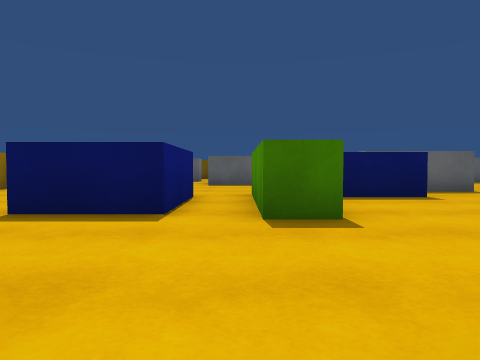
View 1 (above)

23 first-person views from a walk through a 3-D level made in the Unity game engine. The camera is 0.58 m above the floor, tilts 2° down and sees 70° across. The floor is counted in squares, 1 m on a side. Each view is taken from the middle of a square. On the plan, view 1 faces up. The plan holds only what a view shows up to about 9 squares ahead; the rest is blank. The player is left out. Surface patterns are stand-ins for the level's own textures.

View 2
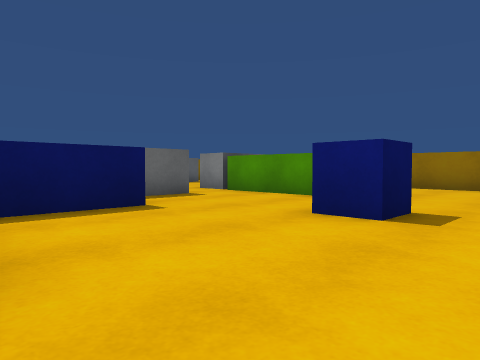

View 3
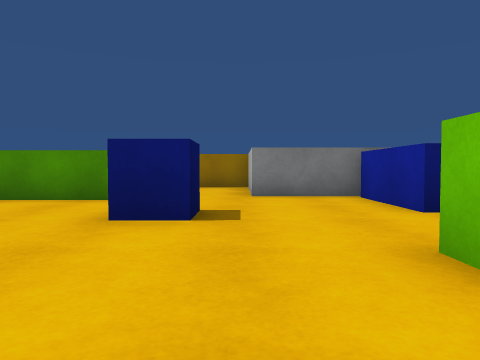

View 4
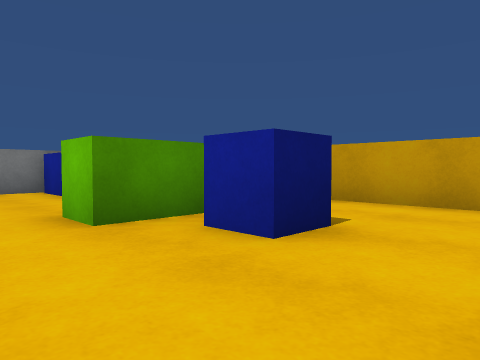

View 5
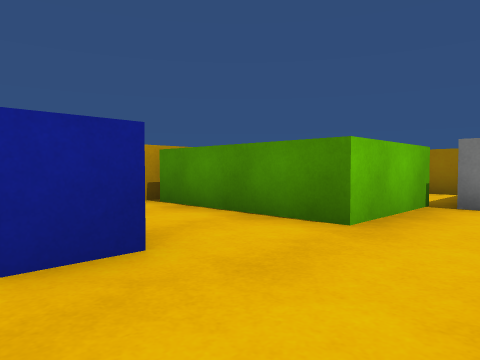

View 6
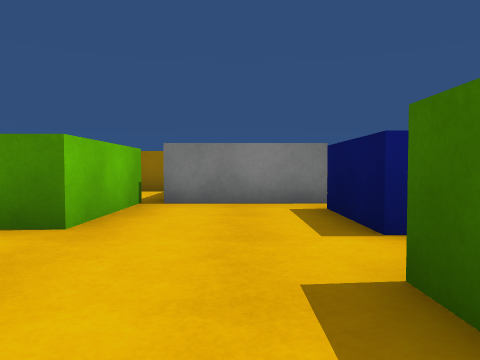

View 7
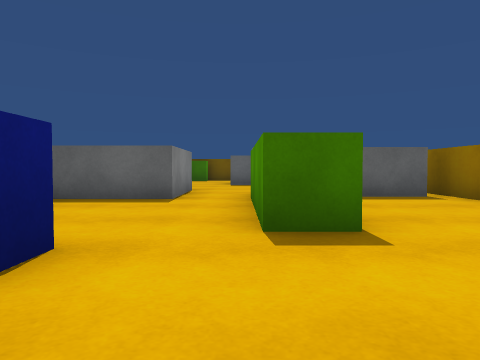

View 8
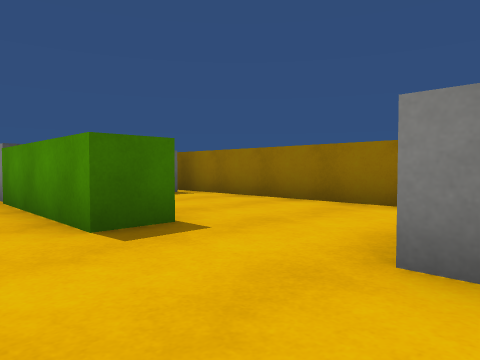

View 9
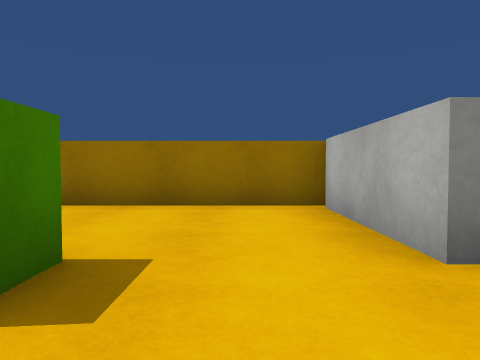

View 10
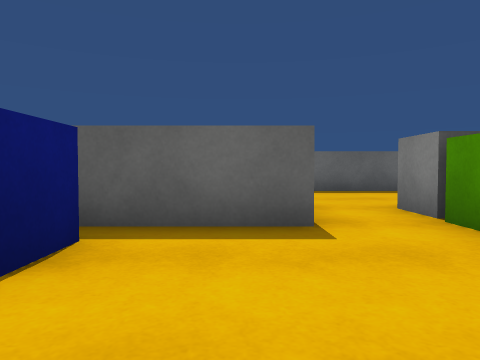

View 11
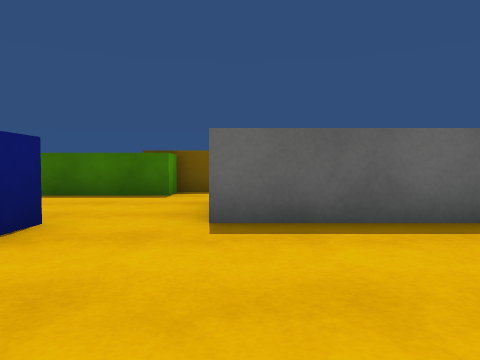

View 12
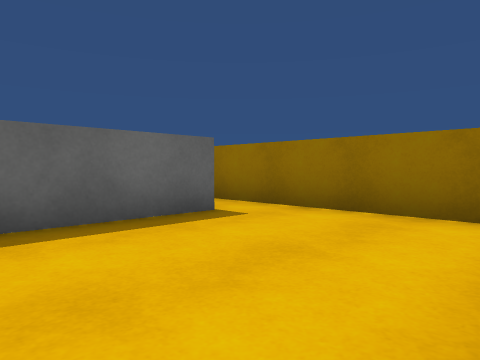

View 13
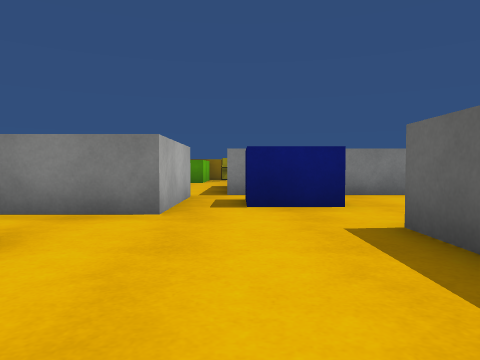

View 14
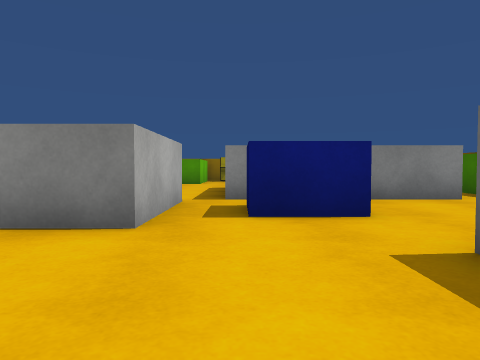

View 15
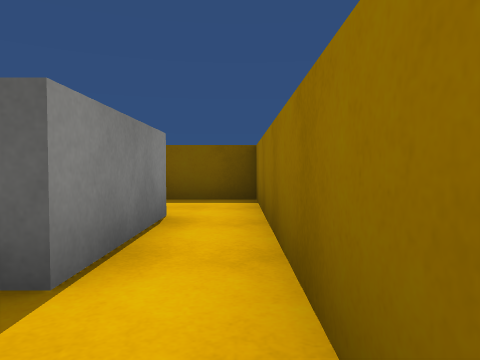

View 16
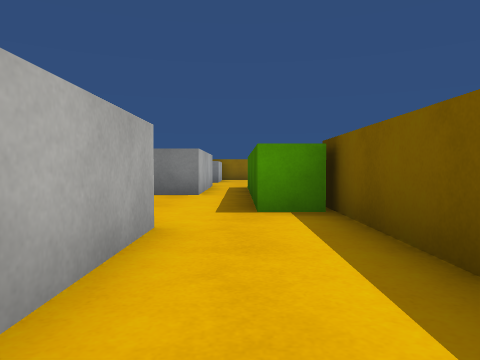

View 17
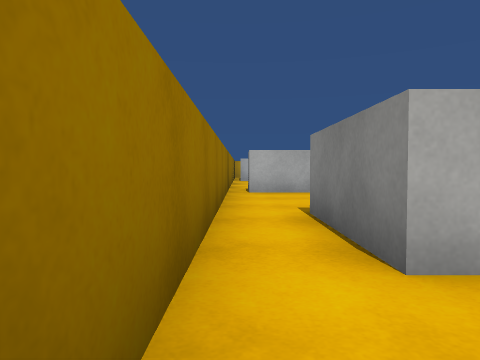

View 18
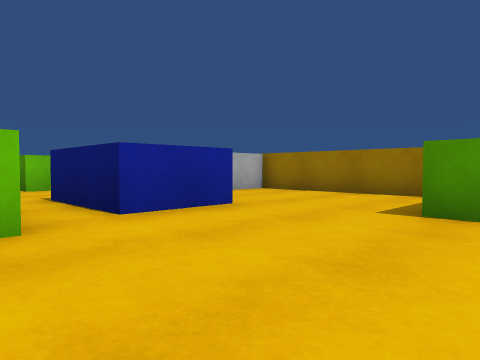

View 19
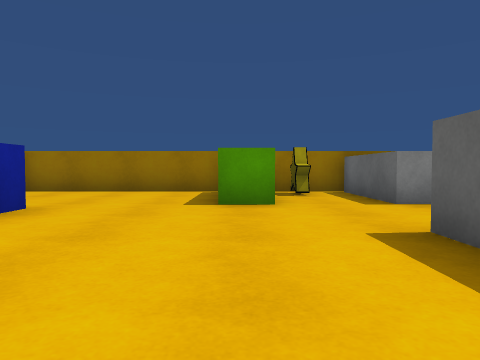

View 20
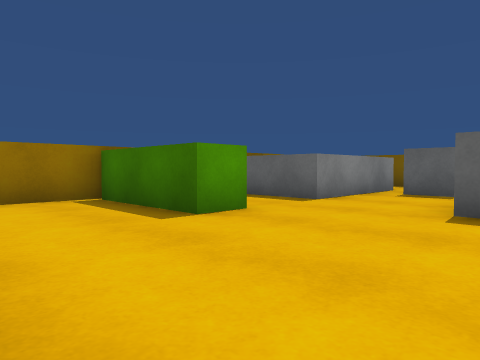

View 21
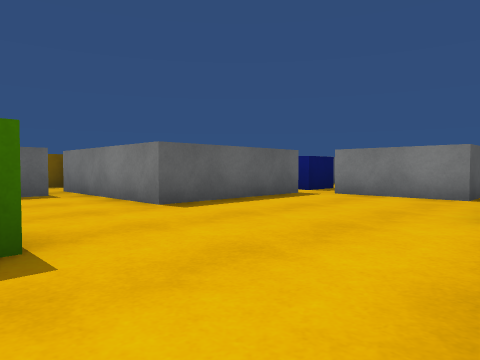

View 22
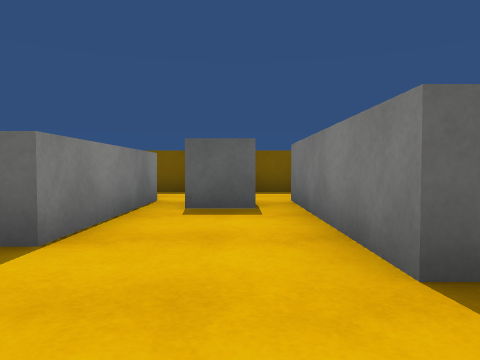

View 23
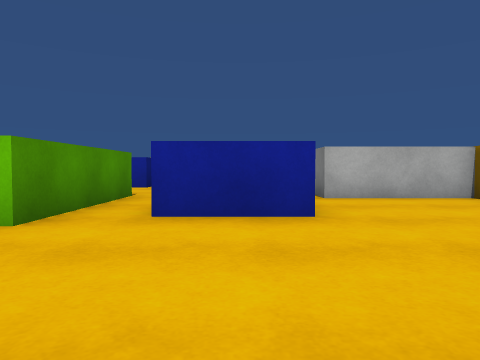

### Floor plan
Ten units are one square. View 1 is at (0, 0); x grows to the right and y downward. Boxes are objects, and circles mark ways between rooms. Rooms are numbered by the first view taken in them; rooms with no view inside come last. Other rooms are left out.
<svg viewBox="-70 -188 189 218">
<path fill="none" stroke="#000" d="M12 -39 3 -39 3 -76M24 -1 24 -16 34 -16M54 -6 80 -6 80 -28M-9 -69 -9 -42 -30 -42M81 -51 72 -51 72 -88M-35 -44 -35 -18M-38 -14 -12 -14 -12 22M57 -110 57 -84 31 -84M-15 25 23 25M92 -99 109 -99M72 -89 72 -100M31 -110 57 -110M101 -162 101 -136 66 -136M55 -172 9 -172M27 -162 27 -142M113 -96 113 -165M66 -162 101 -162M55 -182 55 -172M114 -183 49 -183M113 -165 113 -180M-35 -106 -35 -97M-35 -162 -35 -125 -62 -125M-65 -126 -65 -101M28 -117 -11 -117 -11 -161M31 -84 31 -110M-32 -183 -40 -183M-30 -69 -9 -69M-35 -97 -62 -97M-65 -101 -65 -44 -35 -44"/>
<rect x="5" y="-15" width="10" height="20" fill="#bbb"><title>blue cube</title></rect>
<rect x="15" y="-75" width="20" height="10" fill="#bbb"><title>blue block</title></rect>
<rect x="45" y="-45" width="10" height="10" fill="#bbb"><title>blue cube</title></rect>
<rect x="35" y="-135" width="20" height="20" fill="#bbb"><title>blue block</title></rect>
<rect x="-65" y="-115" width="10" height="10" fill="#bbb"><title>other object</title></rect>
<rect x="-35" y="-165" width="20" height="20" fill="#bbb"><title>cube</title></rect>
<circle cx="60" cy="-95" r="3" fill="#2a7"/>
<circle cx="10" cy="-80" r="3" fill="#2a7"/>
<circle cx="110" cy="-160" r="3" fill="#2a7"/>
<circle cx="60" cy="-160" r="3" fill="#2a7"/>
<circle cx="-30" cy="-83" r="3" fill="#2a7"/>
<text x="30" y="-40">1</text>
<text x="70" y="-130">2</text>
<text x="80" y="-180">3</text>
<text x="-20" y="-120">4</text>
<text x="-50" y="-70">5</text>
</svg>
Room 1 opens to room 2. Room 1 opens to room 4. Room 2 opens to room 3. Room 4 opens to room 5.

Where each view was taken, in squares from view 1:
view 1: 0 up, 0 right, facing up
view 2: 2 up, 1 right, facing up-right
view 3: 3 up, 1 right, facing right
view 4: 3 up, 1 left, facing down-right
view 5: 3 up, 2 right, facing down-left
view 6: 3 up, 2 right, facing left
view 7: 2 up, 7 right, facing up
view 8: 2 up, 6 right, facing up-right
view 9: 4 up, 6 right, facing right
view 10: 5 up, 5 right, facing up
view 11: 10 up, 7 right, facing up
view 12: 10 up, 7 right, facing up-right
view 13: 12 up, 10 right, facing left
view 14: 12 up, 9 right, facing left
view 15: 12 up, 11 right, facing up
view 16: 17 up, 10 right, facing left
view 17: 18 up, 11 right, facing down
view 18: 11 up, 1 right, facing down-left
view 19: 10 up, 2 right, facing left
view 20: 7 up, 0 right, facing up-left
view 21: 7 up, 4 left, facing up-right
view 22: 10 up, 2 left, facing up
view 23: 11 up, 2 left, facing down
